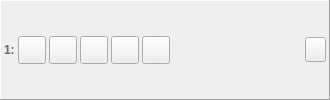
     <widget class="QFrame" name="horizontalFrame_1">
      <property name="sizePolicy">
       <sizepolicy hsizetype="Expanding" vsizetype="Fixed">
        <horstretch>0</horstretch>
        <verstretch>0</verstretch>
       </sizepolicy>
      </property>
      <property name="minimumSize">
       <size>
        <width>330</width>
        <height>0</height>
       </size>
      </property>
      <property name="contextMenuPolicy">
       <enum>Qt::ActionsContextMenu</enum>
      </property>
      <property name="autoFillBackground">
       <bool>false</bool>
      </property>
      <property name="frameShape">
       <enum>QFrame::Panel</enum>
      </property>
      <property name="frameShadow">
       <enum>QFrame::Raised</enum>
      </property>
      <layout class="QHBoxLayout" name="horizontalLayout">
       <property name="spacing">
        <number>3</number>
       </property>
       <property name="leftMargin">
        <number>3</number>
       </property>
       <property name="topMargin">
        <number>3</number>
       </property>
       <property name="rightMargin">
        <number>3</number>
       </property>
       <property name="bottomMargin">
        <number>3</number>
       </property>
       <item>
        <widget class="QLabel" name="label_3">
         <property name="enabled">
          <bool>true</bool>
         </property>
         <property name="sizePolicy">
          <sizepolicy hsizetype="Fixed" vsizetype="Fixed">
           <horstretch>0</horstretch>
           <verstretch>0</verstretch>
          </sizepolicy>
         </property>
         <property name="palette">
          <palette>
           <active>
            <colorrole role="WindowText">
             <brush brushstyle="SolidPattern">
              <color alpha="255">
               <red>104</red>
               <green>104</green>
               <blue>104</blue>
              </color>
             </brush>
            </colorrole>
            <colorrole role="Text">
             <brush brushstyle="SolidPattern">
              <color alpha="255">
               <red>0</red>
               <green>0</green>
               <blue>0</blue>
              </color>
             </brush>
            </colorrole>
           </active>
           <inactive>
            <colorrole role="WindowText">
             <brush brushstyle="SolidPattern">
              <color alpha="255">
               <red>104</red>
               <green>104</green>
               <blue>104</blue>
              </color>
             </brush>
            </colorrole>
            <colorrole role="Text">
             <brush brushstyle="SolidPattern">
              <color alpha="255">
               <red>0</red>
               <green>0</green>
               <blue>0</blue>
              </color>
             </brush>
            </colorrole>
           </inactive>
           <disabled>
            <colorrole role="WindowText">
             <brush brushstyle="SolidPattern">
              <color alpha="255">
               <red>120</red>
               <green>120</green>
               <blue>120</blue>
              </color>
             </brush>
            </colorrole>
            <colorrole role="Text">
             <brush brushstyle="SolidPattern">
              <color alpha="255">
               <red>120</red>
               <green>120</green>
               <blue>120</blue>
              </color>
             </brush>
            </colorrole>
           </disabled>
          </palette>
         </property>
         <property name="font">
          <font>
           <weight>75</weight>
           <bold>true</bold>
          </font>
         </property>
         <property name="text">
          <string>1:</string>
         </property>
         <property name="margin">
          <number>5</number>
         </property>
        </widget>
       </item>
       <item>
        <widget class="QToolButton" name="buttonMountDisk_1">
         <property name="enabled">
          <bool>true</bool>
         </property>
         <property name="minimumSize">
          <size>
           <width>28</width>
           <height>28</height>
          </size>
         </property>
         <property name="maximumSize">
          <size>
           <width>28</width>
           <height>28</height>
          </size>
         </property>
        </widget>
       </item>
       <item>
        <widget class="QToolButton" name="buttonMountFolder_1">
         <property name="enabled">
          <bool>true</bool>
         </property>
         <property name="minimumSize">
          <size>
           <width>28</width>
           <height>28</height>
          </size>
         </property>
         <property name="maximumSize">
          <size>
           <width>28</width>
           <height>28</height>
          </size>
         </property>
        </widget>
       </item>
       <item>
        <widget class="QToolButton" name="buttonSave_1">
         <property name="enabled">
          <bool>true</bool>
         </property>
         <property name="minimumSize">
          <size>
           <width>28</width>
           <height>28</height>
          </size>
         </property>
         <property name="maximumSize">
          <size>
           <width>28</width>
           <height>28</height>
          </size>
         </property>
         <property name="checkable">
          <bool>true</bool>
         </property>
        </widget>
       </item>
       <item>
        <widget class="QToolButton" name="autoSave_1">
         <property name="enabled">
          <bool>true</bool>
         </property>
         <property name="minimumSize">
          <size>
           <width>28</width>
           <height>28</height>
          </size>
         </property>
         <property name="maximumSize">
          <size>
           <width>28</width>
           <height>28</height>
          </size>
         </property>
         <property name="toolTip">
          <string/>
         </property>
         <property name="statusTip">
          <string/>
         </property>
         <property name="text">
          <string/>
         </property>
         <property name="checkable">
          <bool>false</bool>
         </property>
         <property name="autoRaise">
          <bool>false</bool>
         </property>
        </widget>
       </item>
       <item>
        <widget class="QToolButton" name="buttonEditDisk_1">
         <property name="enabled">
          <bool>true</bool>
         </property>
         <property name="minimumSize">
          <size>
           <width>28</width>
           <height>28</height>
          </size>
         </property>
         <property name="maximumSize">
          <size>
           <width>28</width>
           <height>28</height>
          </size>
         </property>
         <property name="checkable">
          <bool>false</bool>
         </property>
        </widget>
       </item>
       <item>
        <layout class="QVBoxLayout" name="verticalLayout">
         <property name="spacing">
          <number>0</number>
         </property>
         <property name="leftMargin">
          <number>5</number>
         </property>
         <property name="rightMargin">
          <number>5</number>
         </property>
         <item>
          <widget class="QLabel" name="labelFileName_1">
           <property name="enabled">
            <bool>true</bool>
           </property>
           <property name="sizePolicy">
            <sizepolicy hsizetype="Ignored" vsizetype="Fixed">
             <horstretch>0</horstretch>
             <verstretch>0</verstretch>
            </sizepolicy>
           </property>
           <property name="font">
            <font>
             <family>MS Shell Dlg 2</family>
             <pointsize>8</pointsize>
             <weight>50</weight>
             <italic>false</italic>
             <bold>false</bold>
            </font>
           </property>
           <property name="autoFillBackground">
            <bool>false</bool>
           </property>
           <property name="text">
            <string/>
           </property>
           <property name="textFormat">
            <enum>Qt::PlainText</enum>
           </property>
           <property name="wordWrap">
            <bool>false</bool>
           </property>
          </widget>
         </item>
         <item>
          <widget class="QLabel" name="labelImageProperties_1">
           <property name="enabled">
            <bool>true</bool>
           </property>
           <property name="sizePolicy">
            <sizepolicy hsizetype="Preferred" vsizetype="Fixed">
             <horstretch>0</horstretch>
             <verstretch>0</verstretch>
            </sizepolicy>
           </property>
           <property name="palette">
            <palette>
             <active>
              <colorrole role="WindowText">
               <brush brushstyle="SolidPattern">
                <color alpha="255">
                 <red>128</red>
                 <green>128</green>
                 <blue>128</blue>
                </color>
               </brush>
              </colorrole>
              <colorrole role="Mid">
               <brush brushstyle="SolidPattern">
                <color alpha="255">
                 <red>157</red>
                 <green>155</green>
                 <blue>144</blue>
                </color>
               </brush>
              </colorrole>
             </active>
             <inactive>
              <colorrole role="WindowText">
               <brush brushstyle="SolidPattern">
                <color alpha="255">
                 <red>128</red>
                 <green>128</green>
                 <blue>128</blue>
                </color>
               </brush>
              </colorrole>
              <colorrole role="Mid">
               <brush brushstyle="SolidPattern">
                <color alpha="255">
                 <red>157</red>
                 <green>155</green>
                 <blue>144</blue>
                </color>
               </brush>
              </colorrole>
             </inactive>
             <disabled>
              <colorrole role="WindowText">
               <brush brushstyle="SolidPattern">
                <color alpha="255">
                 <red>118</red>
                 <green>116</green>
                 <blue>108</blue>
                </color>
               </brush>
              </colorrole>
              <colorrole role="Mid">
               <brush brushstyle="SolidPattern">
                <color alpha="255">
                 <red>157</red>
                 <green>155</green>
                 <blue>144</blue>
                </color>
               </brush>
              </colorrole>
             </disabled>
            </palette>
           </property>
           <property name="textFormat">
            <enum>Qt::PlainText</enum>
           </property>
           <property name="alignment">
            <set>Qt::AlignLeading|Qt::AlignLeft|Qt::AlignVCenter</set>
           </property>
           <property name="wordWrap">
            <bool>false</bool>
           </property>
          </widget>
         </item>
        </layout>
       </item>
       <item>
        <widget class="QToolButton" name="buttonEject_1">
         <property name="enabled">
          <bool>true</bool>
         </property>
         <property name="minimumSize">
          <size>
           <width>21</width>
           <height>25</height>
          </size>
         </property>
         <property name="maximumSize">
          <size>
           <width>21</width>
           <height>25</height>
          </size>
         </property>
        </widget>
       </item>
      </layout>
     </widget>
